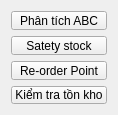
               <widget class="QWidget" name="page_5">
                <property name="geometry">
                 <rect>
                  <x>-8</x>
                  <y>0</y>
                  <width>99</width>
                  <height>115</height>
                 </rect>
                </property>
                <property name="minimumSize">
                 <size>
                  <width>0</width>
                  <height>20</height>
                 </size>
                </property>
                <attribute name="icon">
                 <iconset resource="resources.qrc">
                  <normaloff>:/icons/icons/chevron-right.svg</normaloff>
                  <normalon>:/icons/icons/chevron-down.svg</normalon>:/icons/icons/chevron-right.svg</iconset>
                </attribute>
                <attribute name="label">
                 <string>Chức năng</string>
                </attribute>
                <layout class="QVBoxLayout" name="verticalLayout_24">
                 <item>
                  <widget class="QPushButton" name="ptABC">
                   <property name="text">
                    <string>Phân tích ABC</string>
                   </property>
                  </widget>
                 </item>
                 <item>
                  <widget class="QPushButton" name="sS">
                   <property name="text">
                    <string>Satety stock</string>
                   </property>
                  </widget>
                 </item>
                 <item>
                  <widget class="QPushButton" name="rop">
                   <property name="text">
                    <string>Re-order Point</string>
                   </property>
                  </widget>
                 </item>
                 <item>
                  <widget class="QPushButton" name="kiemTraTonKho">
                   <property name="text">
                    <string>Kiểm tra tồn kho</string>
                   </property>
                  </widget>
                 </item>
                </layout>
               </widget>
